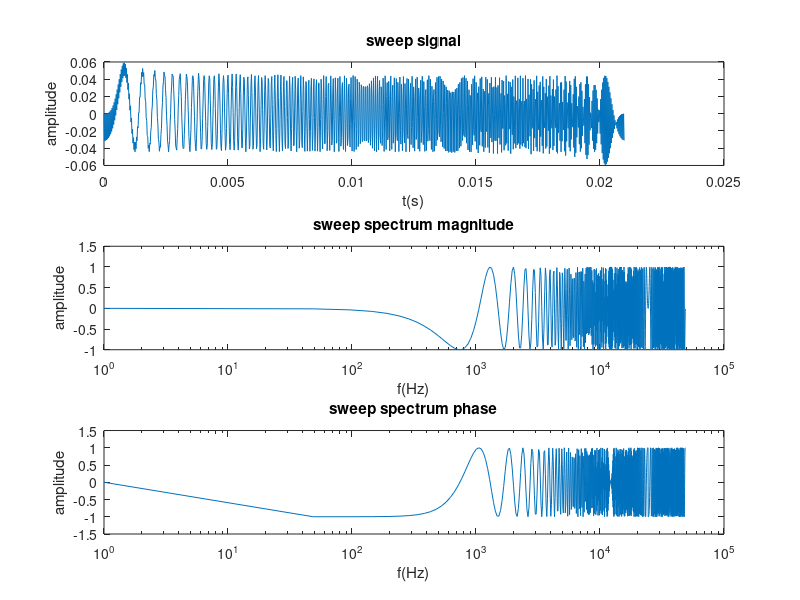
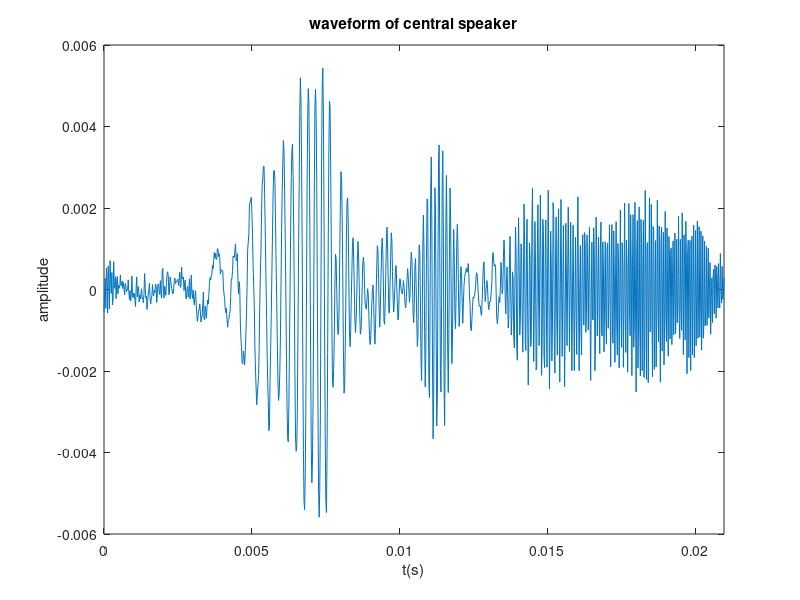
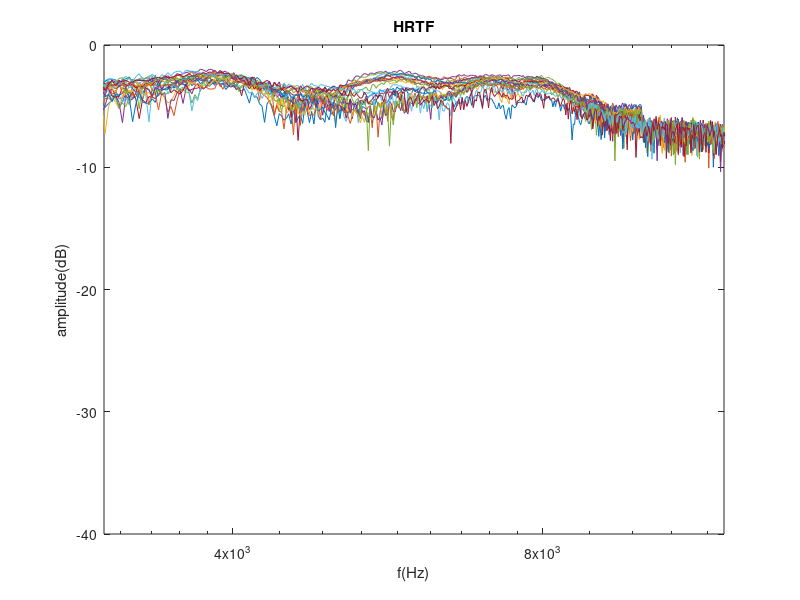

The MATLAB source for these figures, in order: (Note: this script raises an error after producing the figures.)
%% Sweep signal
load('singlesweep.mat'); 
% load('HRTF.mat'); 
load('HRTF0119.mat');
t = linspace(0,length(sweep1)/fs,length(sweep1));
% We can measure until fs=10^5 Hz from this
sweep_fft = fft(sweep1,1024); % this is a good resolution for the FREQ (signal now happens to be the same), also can choose 2^n, but bigger n takes more computing power
f = linspace(1,fs,1024);
figure(1);
clf; % clean figure
subplot(3,1,1);
plot(t,sweep1); % waveform
xlabel('t(s)');
ylabel('amplitude');
title('sweep signal');
subplot(3,1,2);
semilogx(f,real(sweep_fft)); % magnitude
xlabel('f(Hz)');
ylabel('amplitude');
title('sweep spectrum magnitude');
subplot(3,1,3);
semilogx(f,imag(sweep_fft)); % phase
xlabel('f(Hz)');
ylabel('amplitude');
title('sweep spectrum phase');

% The sweep contains (almost) all frequencies and that is what you want if
% you measure the HRTF


%%
figure(2);
y = elSweep(:,el==0);
t = linspace(0,length(y)/fs,length(y));
plot(t,elSweep(:,el==0));
xlim([t(1) t(end)]);
xlabel('t(s)');
ylabel('amplitude');
title('waveform of central speaker');
shg;


%% Fourier of H

% central_sweep = elSweep(:,el==0)';
% t = linspace(0,length(central_sweep)/fs,length(central_sweep));
% sweep_fft = fft(central_sweep,1024); % don't know if this is right 

sweep_fft = fft(sweep1,1024);
f = linspace(0,fs/2,1024);

N = size(elSweep,2);
HRTF = zeros(N,1024);

figure(3);
clf;
for i = 1:N
    y = elSweep(:,i)';
    t = linspace(0,length(y)/fs,length(y));
    y_fft = fft(y,1024); % this is a good resolution for the FREQ (signal now happens to be the same), also can choose 2^n, but bigger n takes more computing power
    
    H = y_fft; 
%     H = y_fft./sweep_fft;
    HRTF(i,:) = abs(H);
    
    semilogx(f(1:512),log(abs(H(1:512))));
    hold on;
end
xlim([3000 12000]);
xticks([1000 2000 4000 8000 16000]);
xlabel('f(Hz)');
ylabel('amplitude(dB)');
title('HRTF');
shg;



%% 
DTF = getdtf(HRTF',Fs);
f_513 = f(1:513);

figure(5);
clf; % clean figure

subplot(2,1,1);
semilogx(f_513,DTF');
xlim([3000 12000]);
xlabel('f(Hz)');
ylabel('amplitude(db)');
title('DTF');

subplot(2,1,2);
imagesc(f_513,el,DTF');
colorbar; 
colormap jet; 
caxis([-15 10]);
set(gca,'YDir','normal');  
xlabel('f(Hz)');
ylabel('elevation (degrees)');
title('DTF');

